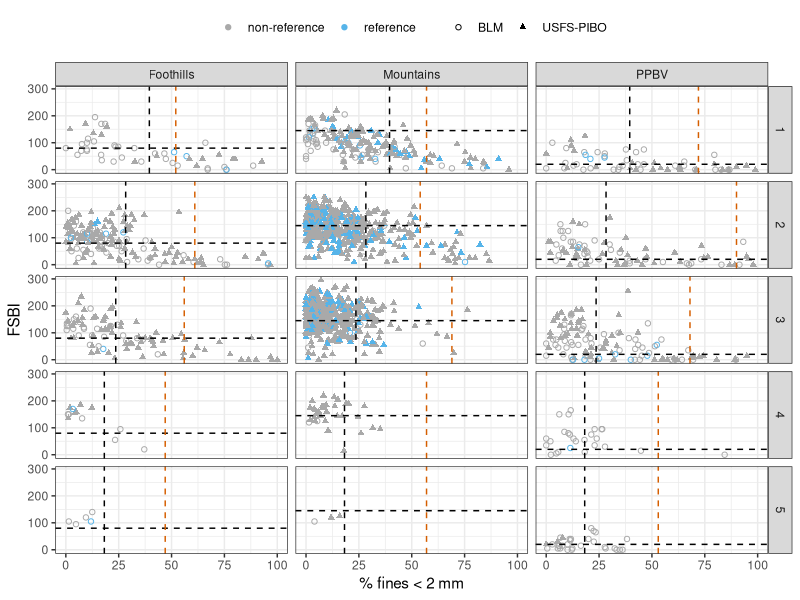
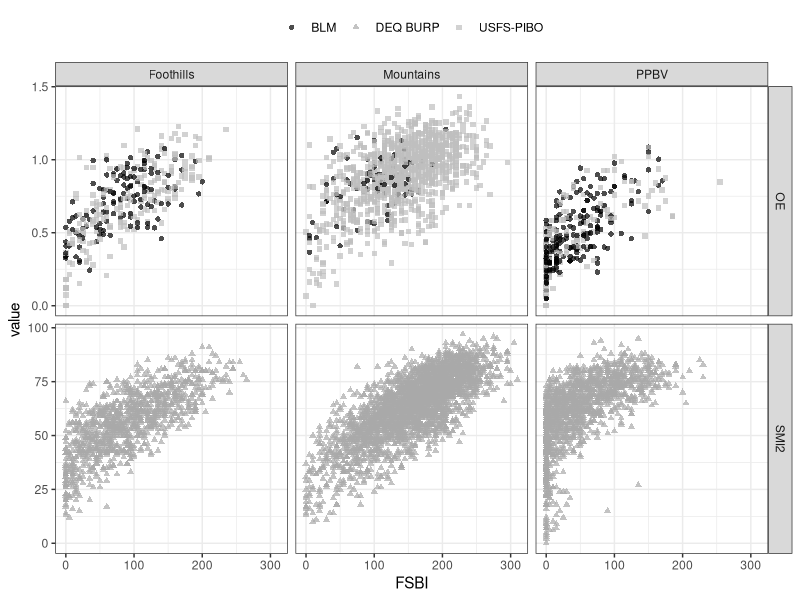
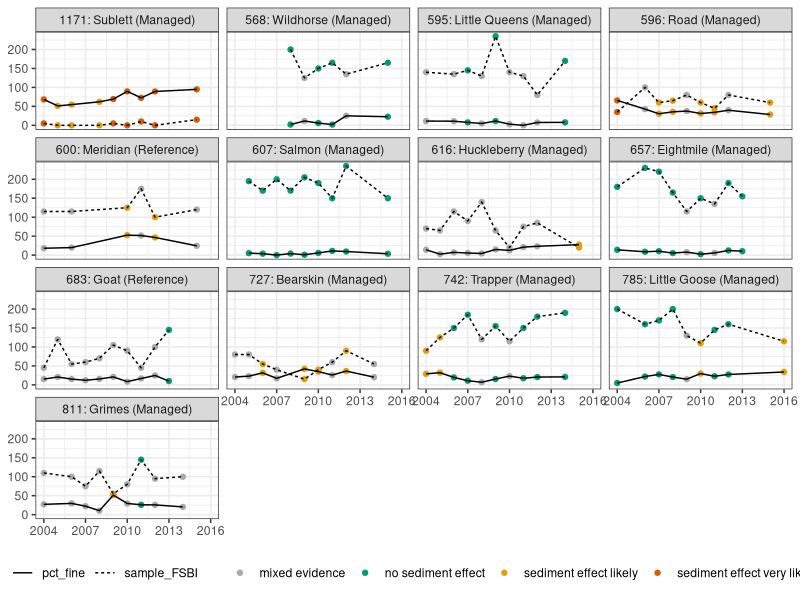
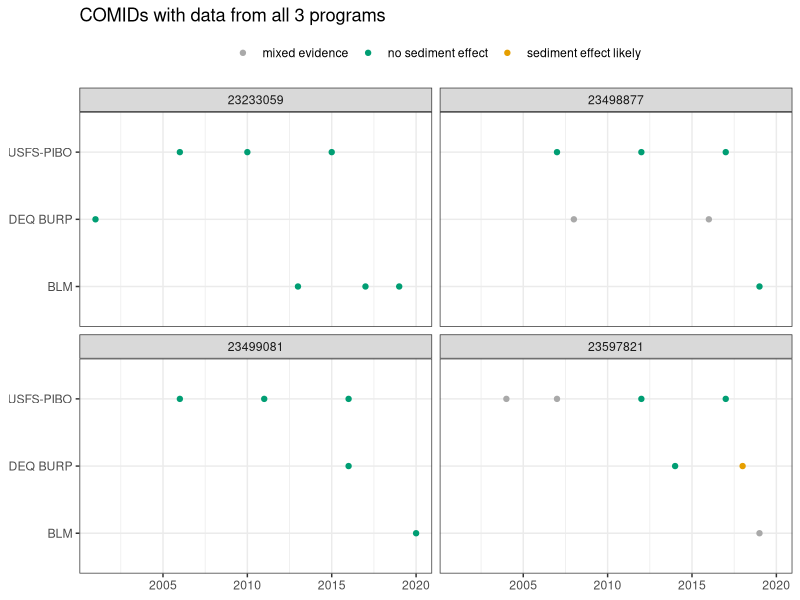
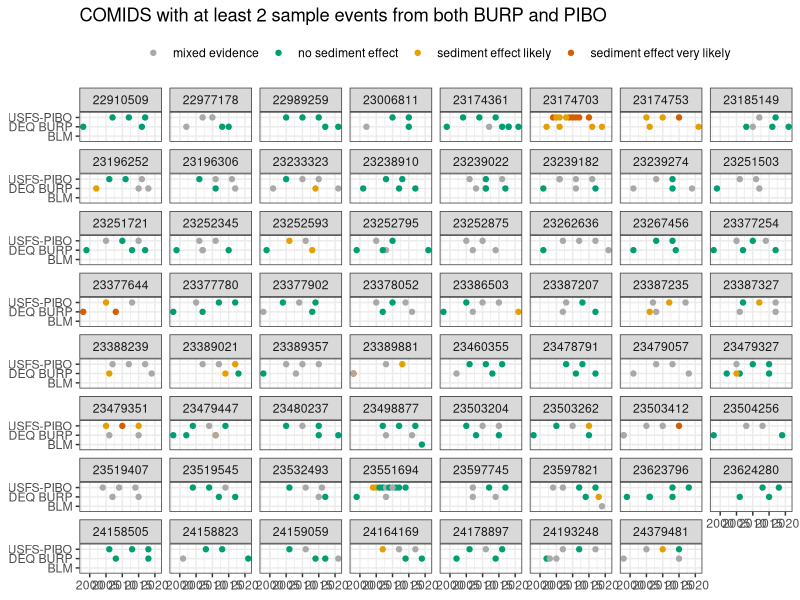
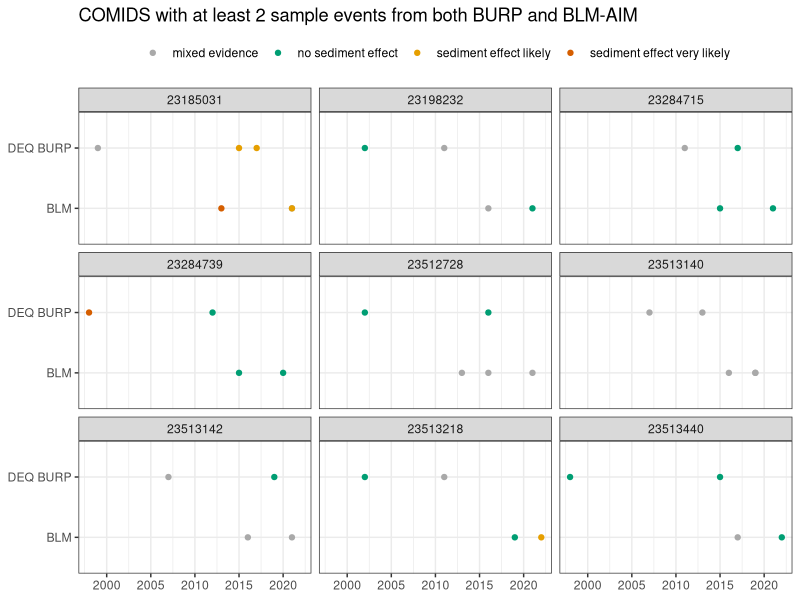
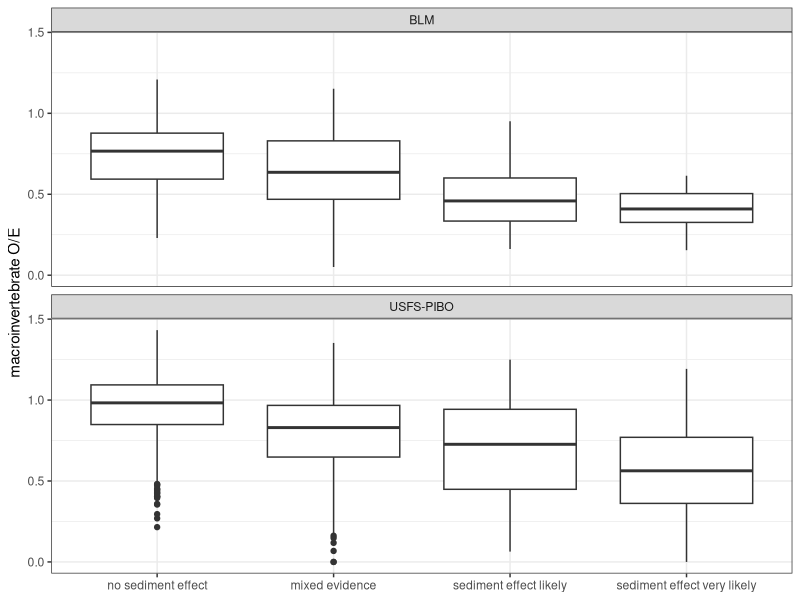
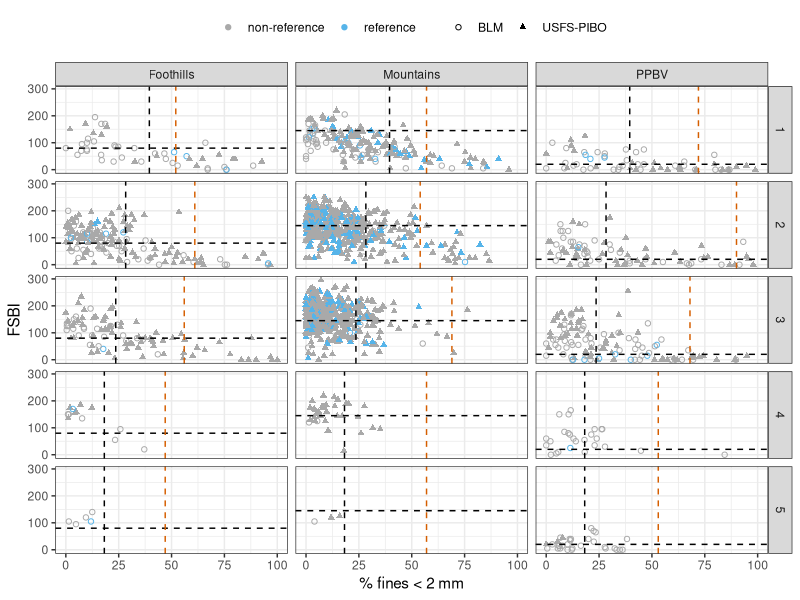

Write R code to recreate these figures, in order.
################################################################################
# plots and tablultes fomratted data
# Jason Williams
# May 2023
################################################################################

library(ggplot2)
library(dplyr)
library(lubridate)
library(reshape2)

# read in data------------------------------------------------------------------

# NOTE - manually formated date in excel to be consistent
project_data <-read.csv("./formatted_data/project_data.csv", header = TRUE)
str(project_data)

framework_benchmarks <-read.csv("./formatted_data/framework_benchmarks.csv", header = TRUE)
str(framework_benchmarks)

predictions <-read.csv("./formatted_data/predictions.csv", header = TRUE)
str(predictions)

# plot OE exceedance for % fines and FSBI---------------------------------------
# USFS-PIBO and BLM data

for_external_fines_vs_fsbi <-
  project_data %>%
  filter(source != "DEQ BURP") %>%
  filter(!is.na(framework_fines_ref_benchmark)) %>%
  filter(has_both == "Y") %>%
  filter(order %in% c("1", "2", "3", "4", "5")) %>%
  select(source, siteid, source_sitetype, order, siteclass, sampleid, pct_fine,
         sample_FSBI, has_both, OE, OE_benchmark) %>%
  mutate(`achieves OE benchmark` = ifelse(OE >= OE_benchmark, "Y", 
                                          ifelse(OE < OE_benchmark, "N", NA))) %>%
  mutate(order_numeric = as.integer(order)) %>%
  mutate(`site type` = ifelse(source_sitetype %in% c("Reference", "sediment reference"), 
                              "reference", "non-reference"))


str(for_external_fines_vs_fsbi)

FSBI_ref_forplot <-
  framework_benchmarks %>%
  select(siteclass, order, framework_FSBI_ref_benchmark, framework_fines_ref_benchmark,
         framework_SME75_benchmark) %>%
  rename(order_numeric = order)


external_fines_vs_fsbi_plot <-
  for_external_fines_vs_fsbi %>%
  ggplot(aes(x = pct_fine, y = sample_FSBI, color = `site type`, 
             shape = source)) +
  geom_point() +
  facet_grid(order_numeric~siteclass) +
  theme_bw() +
  theme(legend.position = "top") +
  labs(x = "% fines < 2 mm", y = "FSBI") +
  geom_hline(data = FSBI_ref_forplot, aes(yintercept = framework_FSBI_ref_benchmark), 
             linetype = "dashed") +
  geom_vline(data = FSBI_ref_forplot, aes(xintercept = framework_fines_ref_benchmark), 
             linetype = "dashed")  +
  geom_vline(data = FSBI_ref_forplot, aes(xintercept = framework_SME75_benchmark), 
             linetype = "dashed", color = "#D55E00")  +
  scale_color_manual(values = c("darkgrey", "#56B4E9")) +
  scale_shape_manual(values = c(1, 17)) +
  theme(legend.title = element_blank())
external_fines_vs_fsbi_plot

ggsave("./figures/USFS_BLM_fines_vs_fsbi.png", external_fines_vs_fsbi_plot, 
       width = 8.0, height = 8.0, units = "in", dpi = 600)


# plot OE vs FSBI--------------------------------------------------------------

fsbi_vs_macro_plot <-
project_data %>%
  filter(!is.na(sample_FSBI)) %>%
  filter(!is.na(siteclass)) %>%
  select(siteid, source, siteclass, sample_FSBI, OE, SMI2) %>%
  melt(id.vars = c("siteid", "source", "sample_FSBI", "siteclass"),
       variable.name = "parameter", value.name = "value") %>%
  ggplot(aes(x = sample_FSBI, y = value, color = source, shape = source)) +
  geom_point(alpha = 0.7) +
  facet_grid(parameter~siteclass, scales = "free_y") +
  theme_bw() +
  theme(legend.position = "top", legend.title = element_blank()) +
  labs(x = "FSBI", y = "value") +
  scale_color_manual(values = c("black", "darkgrey", "grey"))
fsbi_vs_macro_plot

ggsave("./figures/fsbi_vs_OE_and_SMI2.png", width = 6, height = 4, 
       units = "in", dpi = 600)

# plot time series-------------------------------------------------------------

# PIBO sites with samples in > 4 years
time_series_sites <-
  predictions %>%
  filter(source != "DEQ BURP") %>%
  group_by(siteid) %>%
  summarize(min_yr = min(year, na.rm = TRUE),
            max_yr = max(year, na.rm = TRUE),
            n_sample = n_distinct(sampleid),
            n_year = n_distinct(year)) %>%
  filter(n_year > 4)

# plot 
for_plot <-
  predictions %>%
  filter(siteid %in% time_series_sites$siteid) %>%
  mutate(date_formatted = as.Date(sample_date, format = "%m/%d/%Y")) %>%
  mutate(label = paste0(siteid, ": ", stream, " (", source_sitetype, ")")) %>%
  select(label, date_formatted, year_numeric, pct_fine, sample_FSBI, framework_prediction) %>%
  melt(id.vars = c("label", "date_formatted", "year_numeric", "framework_prediction"),
       variable.name = "parameter", value.name = "value")

str(for_plot)

pibo_time_series_plot <-
for_plot %>%
  ggplot(aes(x = year_numeric, y = value)) +
  geom_point(aes(color = framework_prediction)) +
  geom_line(aes(linetype = parameter)) +
  facet_wrap(~label) +
  theme_bw() +
  theme(axis.title = element_blank(), legend.position = "bottom",
        legend.title = element_blank()) +
  scale_color_manual(values = c(
    "mixed evidence" = "darkgrey",
    "no sediment effect" = "#009E73",
    "sediment effect likely" = "#E69F00",
    "sediment effect very likely" = "#D55E00"))
pibo_time_series_plot

ggsave("./figures/pibo_time_series_plot.png", pibo_time_series_plot,
       width = 8.5, height = 6, units = "in", dpi = 600)

# time series for COMIDs with data points accross multiple sources--------------

time_series_comids <-
  predictions %>%
  group_by(comid, source) %>%
  summarize(min_yr = min(year, na.rm = TRUE),
            max_yr = max(year, na.rm = TRUE),
            n_sample = n_distinct(sampleid),
            n_year = n_distinct(year)) %>%
  select(comid, source, n_sample) %>%
  dcast(comid ~ source, value.var = "n_sample")


burp_and_blm <-
  time_series_comids %>%
  filter(!is.na(BLM) & !is.na(`DEQ BURP`))

burp_and_blm_multiple <-
  burp_and_blm %>%
  filter(`DEQ BURP` >=2 & BLM >= 2)

burp_and_pibo <-
  time_series_comids %>%
  filter(!is.na(`USFS-PIBO`) & !is.na(`DEQ BURP`))

burp_and_pibo_multiple <-
  burp_and_pibo %>%
  filter(`DEQ BURP` >=2 & `USFS-PIBO` >= 2)

all_three <-
  time_series_comids %>%
  filter(!is.na(`USFS-PIBO`) & !is.na(`DEQ BURP`) & !is.na(BLM))

# plot COMIDs with data from all 3 sources
comparison_plot_all_3 <-
  predictions %>%
  filter(comid %in% all_three$comid) %>%
  ggplot(aes(x = year_numeric, y = source, color = framework_prediction)) +
    geom_point() +
    facet_wrap(~comid) +
    theme_bw() +
  scale_color_manual(values = c(
    "mixed evidence" = "darkgrey",
    "no sediment effect" = "#009E73",
    "sediment effect likely" = "#E69F00",
    "sediment effect very likely" = "#D55E00")) +
  theme(legend.title = element_blank(), axis.title = element_blank()) +
  theme(legend.position = "top") +
  ggtitle("COMIDs with data from all 3 programs")
comparison_plot_all_3

ggsave("./figures/comparison_plot_all3.png", comparison_plot_all_3,
       width = 8.0, height = 3.0, units = "in", dpi = 600)

# plot COMIDs with both DEQ & USFS, >=2 samples from each source

comparison_plot_usfs_pibo <-
  predictions %>%
  filter(comid %in% burp_and_pibo_multiple$comid) %>%
  ggplot(aes(x = year_numeric, y = source, color = framework_prediction)) +
  geom_point() +
  facet_wrap(~comid) +
  theme_bw() +
  scale_color_manual(values = c(
    "mixed evidence" = "darkgrey",
    "no sediment effect" = "#009E73",
    "sediment effect likely" = "#E69F00",
    "sediment effect very likely" = "#D55E00")) +
  theme(legend.title = element_blank(), axis.title = element_blank()) +
  theme(legend.position = "top") +
  ggtitle("COMIDS with at least 2 sample events from both BURP and PIBO")
comparison_plot_usfs_pibo

ggsave("./figures/comparison_plot_burp_pibo.png",
       comparison_plot_usfs_pibo,
       width = 8.5, height = 10.0, units = "in", dpi = 600)

# plot COMIDs with both DEQ & BLM, >=2 samples from each source

comparison_plot_blm <-
  predictions %>%
  filter(comid %in% burp_and_blm_multiple$comid) %>%
  ggplot(aes(x = year_numeric, y = source, color = framework_prediction)) +
  geom_point() +
  facet_wrap(~comid) +
  theme_bw() +
  scale_color_manual(values = c(
    "mixed evidence" = "darkgrey",
    "no sediment effect" = "#009E73",
    "sediment effect likely" = "#E69F00",
    "sediment effect very likely" = "#D55E00")) +
  theme(legend.title = element_blank(), axis.title = element_blank()) +
  theme(legend.position = "top") +
  ggtitle("COMIDS with at least 2 sample events from both BURP and BLM-AIM")
comparison_plot_blm

ggsave("./figures/comparison_plot_blm.png", comparison_plot_blm,
       width = 8.0, height = 4.0, units = "in", dpi = 600)

# plot OE vs framework prediction, using all sites with predictions-------------


for_OE_boxplot <-
  predictions %>%
  filter(source != "DEQ BURP") %>%
  select(source, siteid, sampleid, sample_date, siteclass, order, blm_ecoregion,
         pct_fine, sample_FSBI, has_both, OE, OE_benchmark, SMI2, SMI2_benchmark,
         framework_prediction, OE_prediction, BLM_prediction, SMI2_prediction, 
         source_sitetype) %>%
  mutate(site_category = ifelse(source_sitetype %in% c("Managed", "sediment degraded"), 
                                "non-reference",
                         ifelse(is.na(source_sitetype), "non-reference", source_sitetype))) %>%
  melt(id.vars = c("source", "siteid", "sampleid", "sample_date", "siteclass", "order", "blm_ecoregion",
                   "pct_fine", "sample_FSBI",
                   "has_both", "OE", "OE_benchmark", "SMI2", "SMI2_benchmark", "source_sitetype",
                   "site_category"))


# plot OE vs. sed predeiction outcome
OE_boxplot <-
  for_OE_boxplot %>%
  filter(variable == "framework_prediction") %>%
  filter(!is.na(value)) %>%
  mutate(label_order = factor(value, 
          levels = c("no sediment effect", "mixed evidence",
                          "sediment effect likely", 
                          "sediment effect very likely"))) %>%
  ggplot(aes(x = label_order, y = OE)) +
  geom_boxplot() +
  facet_wrap(~source, nrow= 2) +
  theme_bw() +
  labs(y = "macroinvertebrate O/E") +
  theme(axis.title.x = element_blank(),
         legend.title = element_blank())
OE_boxplot

ggsave("./figures/framework_classification_OE.png", OE_boxplot,
       width = 8, height = 4, units = "in", dpi = 600)

# calculate framework exceedance frequency at reference sites-------------------

for_frequency_tbl <-
  predictions %>%
  filter(siteid %in% time_series_sites$siteid) %>%
  filter(source_sitetype %in% c("Reference", "sediment reference")) %>%
  select(source, huc4code, siteid, stream, siteclass, order, framework_prediction) %>%
  melt(id.vars = c("source", "huc4code", "siteid", "stream", "siteclass", "order"),
       variable.name = "parameter", value.name = "value") %>%
  group_by(source, huc4code, siteid, stream, siteclass, order, value) %>%
  summarize(n = n()) %>%
  ungroup() %>%
  dcast(source + huc4code + siteid + stream + siteclass + order ~ value,
        value.var = "n")

for_frequency_tbl_yrs <-
  predictions %>%
  filter(siteid %in% time_series_sites$siteid) %>%
  filter(source_sitetype %in% c("Reference", "sediment reference")) %>%
  select(siteid, year) %>%
  group_by(siteid) %>%
  summarize(n_years = n(),
            min_year = min(year),
            max_year = max(year))

frequency_table <-
  merge(for_frequency_tbl, for_frequency_tbl_yrs, by = "siteid") %>%
  select(source, huc4code, siteid, stream, siteclass, order, 
         n_years, min_year, max_year, `mixed evidence`, 
         `no sediment effect`, `sediment effect likely`) %>%
  mutate(false_positive_pct = (`sediment effect likely` / n_years) * 100)

